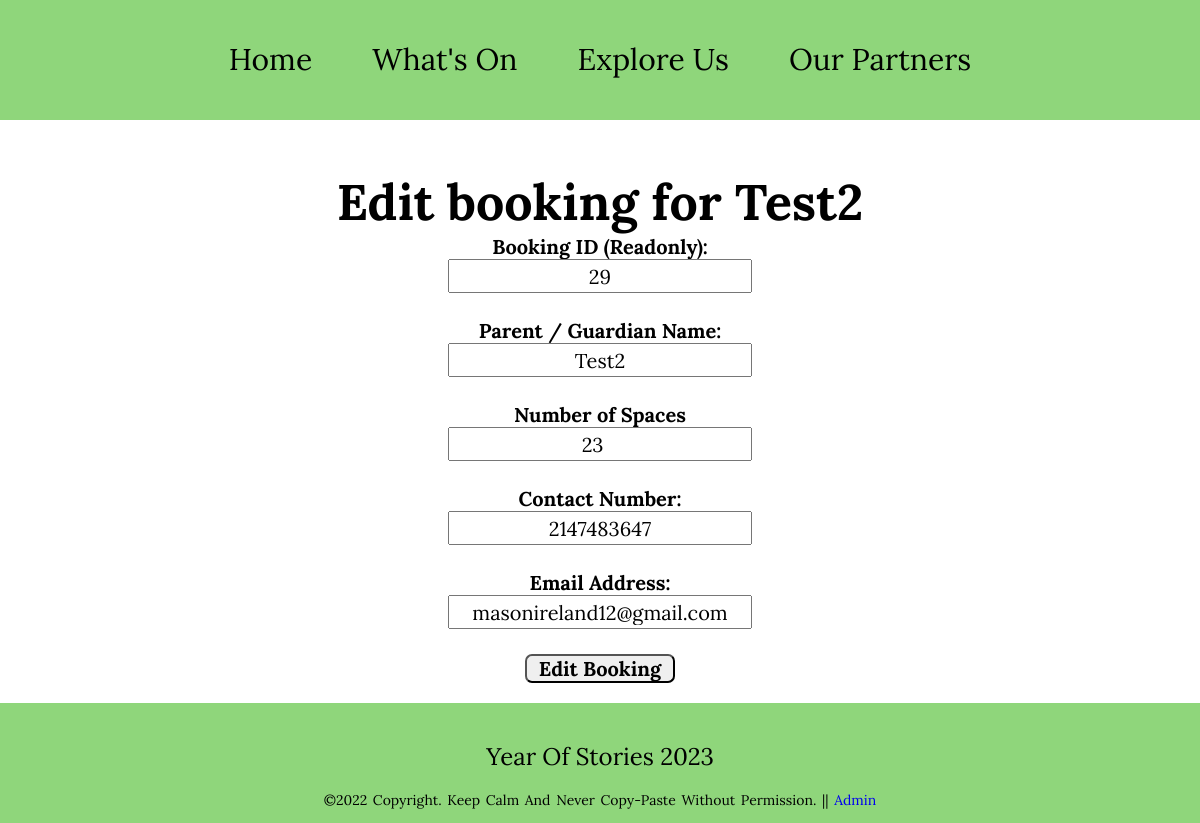
The app's page /editBookingPage.php?ID=29 with its own data.
### tables this page shows
CREATE TABLE `bookings` (
  `bookingID` int(11) NOT NULL,
  `eventName` varchar(255) NOT NULL,
  `parentName` varchar(255) NOT NULL,
  `noOfAttendees` int(11) NOT NULL,
  `contactNumber` int(20) NOT NULL,
  `emailAddress` varchar(50) NOT NULL
);

### editBookingPage.php (the view, shortened to what this page needs)
<!DOCTYPE html>
<html lang="en">
<head>
  <link rel="stylesheet" href="stylesheet.css">
</head>
</body>
<div class="header">
<div class="navBar">
  <div id="nav">
      <ul>
        <li><a href="index.php">Home</a></li>
        <li><a href="activities.php">What's On</a></li>
        <li><a href="exploreUs.php">Explore Us</a></li>
        <li><a href="partners.php">Our Partners</a></li>
      </ul>
    </div>
</div>
</div>
<?php
include "connect.php";
$bookingID = $_REQUEST["ID"];
$sql = "SELECT * FROM bookings WHERE bookingID = '".$bookingID."'";
$result = mysqli_query($con, $sql);
$row = mysqli_fetch_assoc($result)
?>
<h1 class="title"><?php echo 'Edit booking for '. $row["parentName"]; ?></h1>
<?php echo "<form id='adminLogin' onsubmit='return signUpValidation()' action='editBooking.php' method='post'>" ?>
Booking ID (Readonly): <br>
<input class="adminText" type="text" name="bookingID" value="<?php echo $row["bookingID"]?>" readonly>
<br><br>
Parent / Guardian Name: <br>
<input class="adminText" type="text" name="parentName" value="<?php echo $row["parentName"]?>">
<br><br>
Number of Spaces <br>
<input class="adminText" type="number" name="noOfAttendees" value="<?php echo $row["noOfAttendees"]?>">
<br><br>
Contact Number: <br>
<input class="adminText" type="text" name="contactNumber" value="<?php echo $row["contactNumber"]?>">
<br><br>
Email Address: <br>
<input class="adminText" type="text" name="emailAddress" value="<?php echo $row["emailAddress"]?>">
<br><br>
<input id="adminButton" type="submit" onsubmit="return signUpValidation()" value="Edit Booking">
</form>
<footer>
  <div class="footer-content">
      <h3>Year of Stories 2023</h3>
      <p>&copy;2022 Copyright. Keep Calm and Never Copy-Paste Without Permission.  || <a href='adminLogon.php'> Admin </p>
  </div>
</footer>
</body>

### stylesheet.css (style rules this page uses)
* { margin: 0; padding: 0; font-family: 'Lora', serif; }
html { scroll-behavior: smooth; }
h3 { text-align: center; font-weight: 600; margin: 10px 0; }
.header { background-color:#8fd67b; color:#e0e0eb; text-align: center; width: 100%; font-size: 100px; font-family: Verdana, Geneva, sans-serif; height: 120px; }
.navBar { width: 100%; font-size: 30px; color: #036; font-family: Verdana, Geneva, sans-serif; }
.title { text-align: center; font-size: 50px; display: block; padding-top: 50px; }
.adminText { height: 30px; width: 300px; font-size: 20px; text-align: center; }
#adminButton { font-size: 20px; width: 150px; font-weight: bold; border-top-left-radius: 7px; border-top-right-radius: 7px; border-bottom-left-radius: 7px; border-bottom-right-radius: 7px; display: block; margin-left: auto; margin-right: auto; text-align: center; margin-bottom: 20px; }
#adminLogin { text-align: center; font-size: 20px; font-weight: bold; }
#nav ul { float: none; width: auto; display:inline-block; margin: auto; padding: 40px; list-style-type: none; }
#nav li { float: left; }
#nav a { color: #000; background-color:#7ed957; padding: 20px 30px; text-decoration: none; }
#nav a { color: #000; background-color:#8fd67b; padding: 20px 30px; text-decoration: none; }
footer { background:#8fd67b; height: 100px; width: 100vw; font-family: "Lora"; padding-top: 20px; color:#e0e0eb; }
.footer-content { display: flex; align-items: center; justify-content: center; flex-direction: column; text-align: center; }
.footer-content h3 { font-size: 1.8rem; font-weight: 400; text-transform: capitalize; line-height: 3rem; font-size: 24px; color: black; }
.footer-content p { font-size: 14px; word-spacing: 2px; text-transform: capitalize; color: black; }
a { text-decoration: none; }

### records on screen
bookings: parentName "Test2", bookingID "29", noOfAttendees "23", contactNumber "2147483647", emailAddress "masonireland12@gmail.com"
